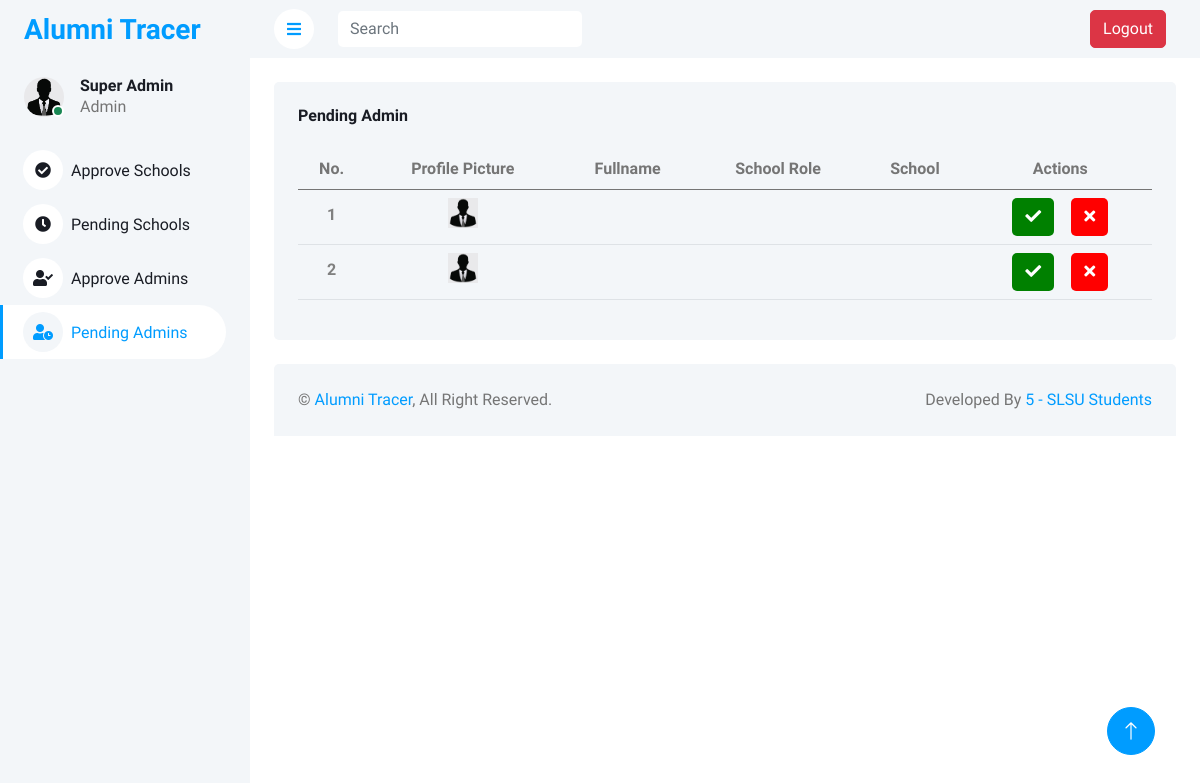
/SuperAdmin/pendingAdmins.php, run on an earlier commit of the app's database.
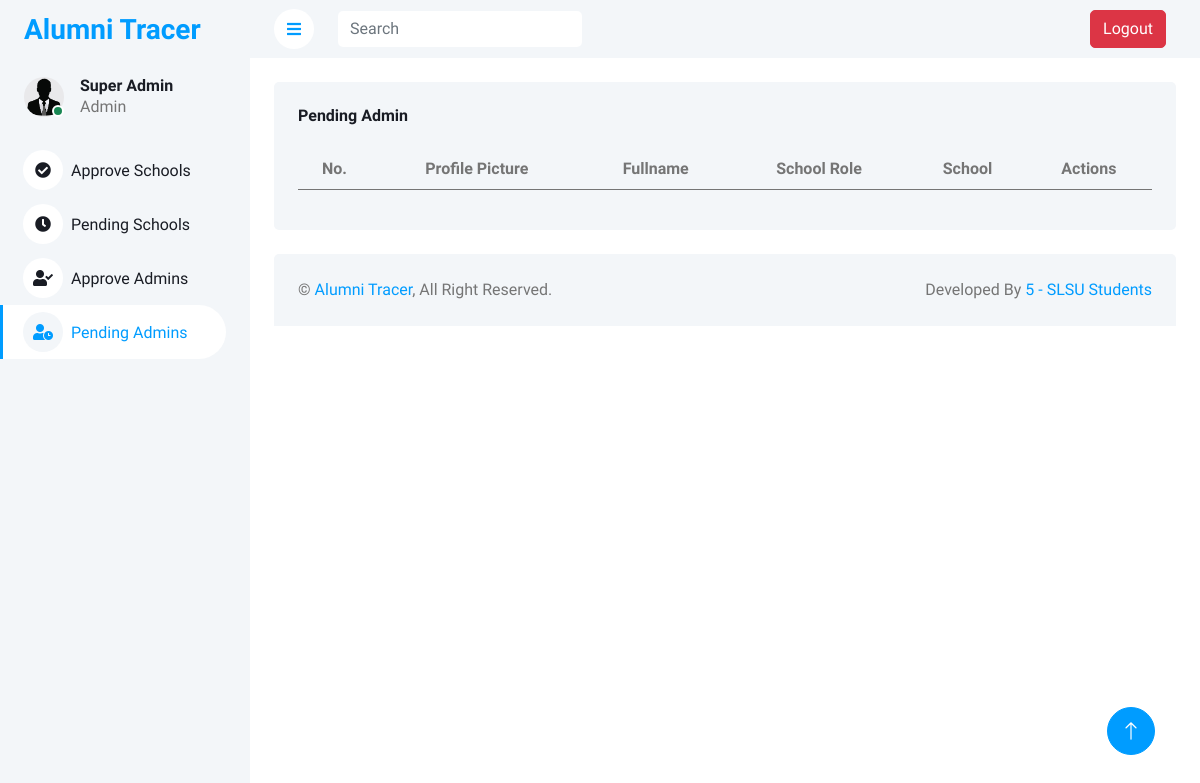
And on a later commit of the database.
### tables this page shows
CREATE TABLE `r_accounts` (
  `id` int(11) NOT NULL,
  `name` varchar(100) NOT NULL,
  `email` varchar(100) NOT NULL,
  `school_role` varchar(100) NOT NULL,
  `school` varchar(255) NOT NULL,
  `password` varchar(200) NOT NULL,
  `date_registered` datetime NOT NULL DEFAULT current_timestamp(),
  `profile_img` varchar(255) NOT NULL,
  `contact` varchar(255) NOT NULL,
  `bio` varchar(255) NOT NULL,
  `status` varchar(255) NOT NULL,
  `face_data` varchar(255) DEFAULT NULL
);

### SuperAdmin/pendingAdmins.php (the view, shortened to what the changed rows need)
<?php
    include("../connection/conn.php");
        function decryptData($encryptedData)
        {
            $key = ENCRYPTION_KEY;
            $data = base64_decode($encryptedData);
            $ivLength = openssl_cipher_iv_length('aes-256-cbc');
            $iv = substr($data, 0, $ivLength);
            $encrypted = substr($data, $ivLength);
            return openssl_decrypt($encrypted, 'aes-256-cbc', $key, 0, $iv);
        }
?>
<!DOCTYPE html>
<html lang="en">
<head>
    <link href="https://cdnjs.cloudflare.com/ajax/libs/font-awesome/5.10.0/css/all.min.css" rel="stylesheet">
    <link href="https://cdn.jsdelivr.net/npm/bootstrap-icons@1.4.1/font/bootstrap-icons.css" rel="stylesheet">
    <link href="../template/lib/owlcarousel/assets/owl.carousel.min.css" rel="stylesheet">
    <link href="lib../template/lib/tempusdominus/css/tempusdominus-bootstrap-4.min.css" rel="stylesheet" />
    <link href="../template/css/bootstrap.min.css" rel="stylesheet">
    <link href="../template/css/style.css" rel="stylesheet">
</head>
<body>
    <div class="container-xxl position-relative bg-white d-flex p-0">
        <div class="content">
            <div class="container-fluid pt-4 px-4">
                <div class="row g-4">
                    <div class="col-12">
                        <div class="bg-light rounded h-100 p-4">
                            <div class="table-responsive">
                            <table class="table">
                                    <thead>
                                        <tr class = "text-center">
                                            <th scope="col">No.</th>
                                            <th scope="col">Profile Picture</th>
                                            <th scope="col">Fullname</th>
                                            <th scope="col">School Role</th>
                                            <th scope="col">School</th>
                                            <th scope="col">Actions</th>
                                        </tr>
                                    </thead>
                                    <tbody id="schoolTableBody">
                            <?php
                                $sqlGetSchool = "SELECT * FROM r_accounts WHERE status = 'Pending'";
                                $queryGetSchool = mysqli_query($conn, $sqlGetSchool);
                                $number = 0;
                                while ($getData = mysqli_fetch_assoc($queryGetSchool)) {
                                    $number++;
                                    $uniqueCheckModalId = "checkModal" . $getData['id'];
                                    $uniqueDeleteModalId = "deleteModal" . $getData['id'];
                            ?>
                            <tr class="school-row text-center">
                                <th scope="row"><h6 style="color: grey; margin-top: 7px;"><?php echo $number; ?></h6></th>
                                <td><img src="<?php echo $getData['profile_img']; ?>" alt="admin picture" style="width: 30px; height: 30px;"></td>
                                <td class="school-name"><h6 style="color: grey; margin-top: 7px;"><?php echo decryptData($getData['name']); ?></h6></td>
                                <td class="school-name"><h6 style="color: grey; margin-top: 7px;"><?php echo decryptData($getData['school_role']); ?></h6></td>
                                <td class="school-name"><h6 style="color: grey; margin-top: 7px;"><?php echo decryptData($getData['school']); ?></h6></td>
                                <td class = "text-center">
                                    <div>
                                        <button type="button" class="btn" style="background-color: green; color: white;" data-bs-toggle="modal" data-bs-target="#<?php echo $uniqueCheckModalId; ?>">
                                            <i class="fa fa-check"></i>
                                        </button>
                                        <button type="button" class="btn" style="background-color: red; color: white; margin-left: 13px;" data-bs-toggle="modal" data-bs-target="#<?php echo $uniqueDeleteModalId; ?>">
                                            <i class="fa fa-times"></i>
                                        </button>
                            </div>
                        </td>
                    </tr>
                    <?php
                        }
                    ?>
                </tbody>
                                </table>
                            </div>
                        </div>
                    </div>
                </div>
            </div>
        </div>
    </div>
</body>
</html>

What changed in the data, as far as the page shows it:
removed r_accounts: profile_img (placeholder picture)
removed r_accounts: profile_img (placeholder picture)
